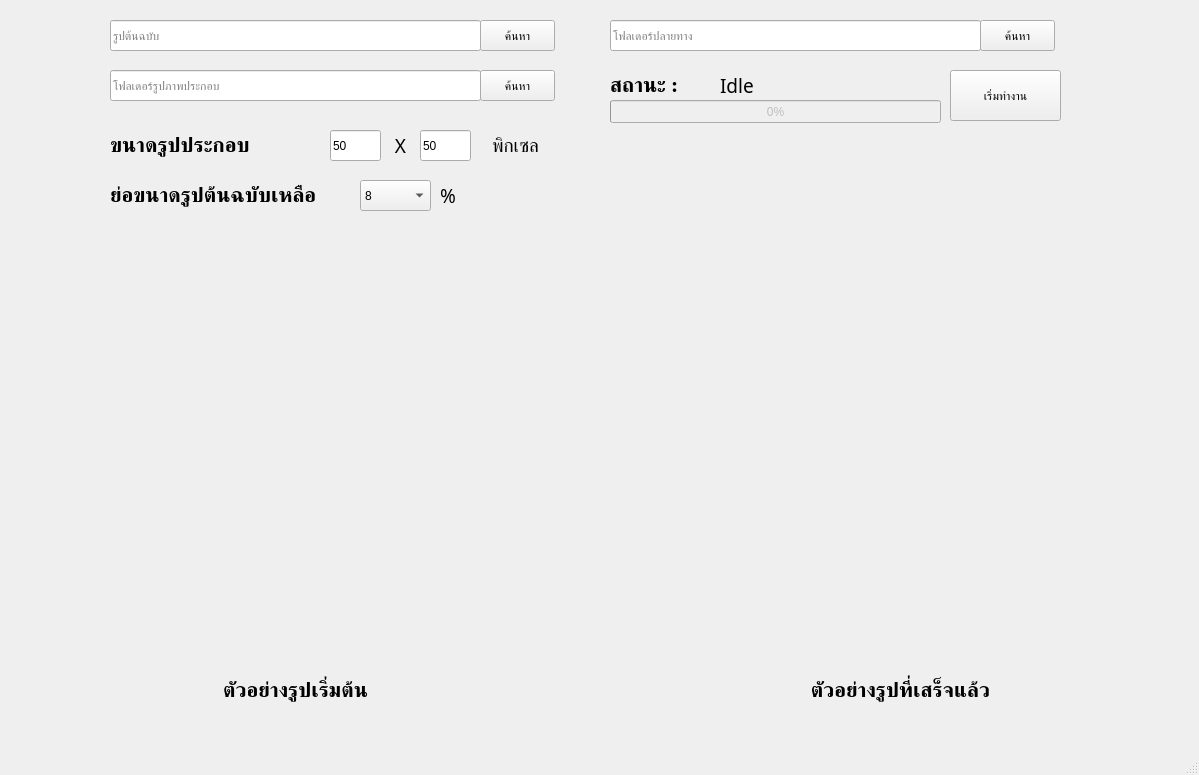
<?xml version="1.0" encoding="UTF-8"?>
<ui version="4.0">
 <class>MainWindow</class>
 <widget class="QMainWindow" name="MainWindow">
  <property name="geometry">
   <rect>
    <x>0</x>
    <y>0</y>
    <width>1199</width>
    <height>775</height>
   </rect>
  </property>
  <property name="windowTitle">
   <string>MainWindow</string>
  </property>
  <widget class="QWidget" name="centralWidget">
   <widget class="QLabel" name="pic_original">
    <property name="geometry">
     <rect>
      <x>20</x>
      <y>250</y>
      <width>551</width>
      <height>411</height>
     </rect>
    </property>
    <property name="sizePolicy">
     <sizepolicy hsizetype="Ignored" vsizetype="Ignored">
      <horstretch>0</horstretch>
      <verstretch>0</verstretch>
     </sizepolicy>
    </property>
    <property name="autoFillBackground">
     <bool>true</bool>
    </property>
    <property name="text">
     <string/>
    </property>
    <property name="scaledContents">
     <bool>false</bool>
    </property>
    <property name="alignment">
     <set>Qt::AlignCenter</set>
    </property>
   </widget>
   <widget class="QLabel" name="pic_process">
    <property name="geometry">
     <rect>
      <x>620</x>
      <y>250</y>
      <width>551</width>
      <height>411</height>
     </rect>
    </property>
    <property name="sizePolicy">
     <sizepolicy hsizetype="Ignored" vsizetype="Ignored">
      <horstretch>0</horstretch>
      <verstretch>0</verstretch>
     </sizepolicy>
    </property>
    <property name="autoFillBackground">
     <bool>true</bool>
    </property>
    <property name="text">
     <string/>
    </property>
    <property name="scaledContents">
     <bool>false</bool>
    </property>
    <property name="alignment">
     <set>Qt::AlignCenter</set>
    </property>
   </widget>
   <widget class="QLabel" name="label_3">
    <property name="geometry">
     <rect>
      <x>110</x>
      <y>130</y>
      <width>161</width>
      <height>31</height>
     </rect>
    </property>
    <property name="font">
     <font>
      <family>Cordia New</family>
      <pointsize>16</pointsize>
      <weight>75</weight>
      <bold>true</bold>
     </font>
    </property>
    <property name="text">
     <string>ขนาดรูปประกอบ</string>
    </property>
   </widget>
   <widget class="QLabel" name="label_4">
    <property name="geometry">
     <rect>
      <x>110</x>
      <y>180</y>
      <width>221</width>
      <height>31</height>
     </rect>
    </property>
    <property name="font">
     <font>
      <family>Cordia New</family>
      <pointsize>16</pointsize>
      <weight>75</weight>
      <bold>true</bold>
     </font>
    </property>
    <property name="text">
     <string>ย่อขนาดรูปต้นฉบับเหลือ</string>
    </property>
   </widget>
   <widget class="QLabel" name="label_5">
    <property name="geometry">
     <rect>
      <x>610</x>
      <y>70</y>
      <width>101</width>
      <height>31</height>
     </rect>
    </property>
    <property name="font">
     <font>
      <family>Cordia New</family>
      <pointsize>16</pointsize>
      <weight>75</weight>
      <bold>true</bold>
     </font>
    </property>
    <property name="text">
     <string>สถานะ : </string>
    </property>
   </widget>
   <widget class="QLabel" name="status">
    <property name="geometry">
     <rect>
      <x>720</x>
      <y>70</y>
      <width>211</width>
      <height>31</height>
     </rect>
    </property>
    <property name="font">
     <font>
      <family>Cordia New</family>
      <pointsize>14</pointsize>
     </font>
    </property>
    <property name="text">
     <string>Idle</string>
    </property>
   </widget>
   <widget class="QProgressBar" name="progressBar">
    <property name="enabled">
     <bool>false</bool>
    </property>
    <property name="geometry">
     <rect>
      <x>610</x>
      <y>100</y>
      <width>331</width>
      <height>23</height>
     </rect>
    </property>
    <property name="value">
     <number>0</number>
    </property>
   </widget>
   <widget class="QLabel" name="label_6">
    <property name="geometry">
     <rect>
      <x>10</x>
      <y>670</y>
      <width>571</width>
      <height>41</height>
     </rect>
    </property>
    <property name="font">
     <font>
      <family>Cordia New</family>
      <pointsize>16</pointsize>
      <weight>75</weight>
      <bold>true</bold>
     </font>
    </property>
    <property name="text">
     <string>ตัวอย่างรูปเริ่มต้น</string>
    </property>
    <property name="alignment">
     <set>Qt::AlignCenter</set>
    </property>
   </widget>
   <widget class="QLabel" name="label_7">
    <property name="geometry">
     <rect>
      <x>620</x>
      <y>670</y>
      <width>561</width>
      <height>41</height>
     </rect>
    </property>
    <property name="font">
     <font>
      <family>Cordia New</family>
      <pointsize>16</pointsize>
      <weight>75</weight>
      <bold>true</bold>
     </font>
    </property>
    <property name="text">
     <string>ตัวอย่างรูปที่เสร็จแล้ว</string>
    </property>
    <property name="alignment">
     <set>Qt::AlignCenter</set>
    </property>
   </widget>
   <widget class="QLineEdit" name="pic_path">
    <property name="geometry">
     <rect>
      <x>110</x>
      <y>20</y>
      <width>371</width>
      <height>31</height>
     </rect>
    </property>
    <property name="text">
     <string/>
    </property>
    <property name="placeholderText">
     <string>รูปต้นฉบับ</string>
    </property>
   </widget>
   <widget class="QPushButton" name="btn_select_image">
    <property name="geometry">
     <rect>
      <x>480</x>
      <y>20</y>
      <width>75</width>
      <height>31</height>
     </rect>
    </property>
    <property name="text">
     <string>ค้นหา</string>
    </property>
   </widget>
   <widget class="QPushButton" name="btn_select_imageset_folder">
    <property name="geometry">
     <rect>
      <x>480</x>
      <y>70</y>
      <width>75</width>
      <height>31</height>
     </rect>
    </property>
    <property name="text">
     <string>ค้นหา</string>
    </property>
   </widget>
   <widget class="QLineEdit" name="pic_folder">
    <property name="geometry">
     <rect>
      <x>110</x>
      <y>70</y>
      <width>371</width>
      <height>31</height>
     </rect>
    </property>
    <property name="placeholderText">
     <string>โฟลเดอร์รูปภาพประกอบ</string>
    </property>
   </widget>
   <widget class="QPushButton" name="btn_save_folder">
    <property name="geometry">
     <rect>
      <x>980</x>
      <y>20</y>
      <width>75</width>
      <height>31</height>
     </rect>
    </property>
    <property name="text">
     <string>ค้นหา</string>
    </property>
   </widget>
   <widget class="QLineEdit" name="pic_final_path">
    <property name="geometry">
     <rect>
      <x>610</x>
      <y>20</y>
      <width>371</width>
      <height>31</height>
     </rect>
    </property>
    <property name="placeholderText">
     <string>โฟลเดอร์ปลายทาง</string>
    </property>
   </widget>
   <widget class="QPushButton" name="btn_start">
    <property name="geometry">
     <rect>
      <x>950</x>
      <y>70</y>
      <width>111</width>
      <height>51</height>
     </rect>
    </property>
    <property name="text">
     <string>เริ่มทำงาน</string>
    </property>
   </widget>
   <widget class="QLineEdit" name="width">
    <property name="geometry">
     <rect>
      <x>330</x>
      <y>130</y>
      <width>51</width>
      <height>31</height>
     </rect>
    </property>
    <property name="text">
     <string>50</string>
    </property>
   </widget>
   <widget class="QLineEdit" name="height">
    <property name="geometry">
     <rect>
      <x>420</x>
      <y>130</y>
      <width>51</width>
      <height>31</height>
     </rect>
    </property>
    <property name="text">
     <string>50</string>
    </property>
   </widget>
   <widget class="QComboBox" name="comboBox">
    <property name="geometry">
     <rect>
      <x>360</x>
      <y>180</y>
      <width>71</width>
      <height>31</height>
     </rect>
    </property>
    <property name="currentIndex">
     <number>5</number>
    </property>
    <item>
     <property name="text">
      <string>3</string>
     </property>
    </item>
    <item>
     <property name="text">
      <string>4</string>
     </property>
    </item>
    <item>
     <property name="text">
      <string>5</string>
     </property>
    </item>
    <item>
     <property name="text">
      <string>6</string>
     </property>
    </item>
    <item>
     <property name="text">
      <string>7</string>
     </property>
    </item>
    <item>
     <property name="text">
      <string>8</string>
     </property>
    </item>
    <item>
     <property name="text">
      <string>9</string>
     </property>
    </item>
    <item>
     <property name="text">
      <string>10</string>
     </property>
    </item>
    <item>
     <property name="text">
      <string>11</string>
     </property>
    </item>
    <item>
     <property name="text">
      <string>12</string>
     </property>
    </item>
    <item>
     <property name="text">
      <string>13</string>
     </property>
    </item>
    <item>
     <property name="text">
      <string>14</string>
     </property>
    </item>
    <item>
     <property name="text">
      <string>15</string>
     </property>
    </item>
   </widget>
   <widget class="QLabel" name="label_8">
    <property name="geometry">
     <rect>
      <x>440</x>
      <y>180</y>
      <width>31</width>
      <height>31</height>
     </rect>
    </property>
    <property name="font">
     <font>
      <family>Cordia New</family>
      <pointsize>14</pointsize>
      <weight>50</weight>
      <bold>false</bold>
     </font>
    </property>
    <property name="text">
     <string>%</string>
    </property>
   </widget>
   <widget class="QLabel" name="label_9">
    <property name="geometry">
     <rect>
      <x>390</x>
      <y>130</y>
      <width>21</width>
      <height>31</height>
     </rect>
    </property>
    <property name="font">
     <font>
      <family>Cordia New</family>
      <pointsize>14</pointsize>
      <weight>50</weight>
      <bold>false</bold>
     </font>
    </property>
    <property name="text">
     <string>X</string>
    </property>
    <property name="alignment">
     <set>Qt::AlignCenter</set>
    </property>
   </widget>
   <widget class="QLabel" name="label_10">
    <property name="geometry">
     <rect>
      <x>490</x>
      <y>130</y>
      <width>51</width>
      <height>31</height>
     </rect>
    </property>
    <property name="font">
     <font>
      <family>Cordia New</family>
      <pointsize>14</pointsize>
      <weight>50</weight>
      <bold>false</bold>
     </font>
    </property>
    <property name="text">
     <string>พิกเซล</string>
    </property>
    <property name="alignment">
     <set>Qt::AlignCenter</set>
    </property>
   </widget>
  </widget>
  <widget class="QStatusBar" name="statusBar"/>
 </widget>
 <layoutdefault spacing="6" margin="11"/>
 <resources/>
 <connections/>
</ui>
